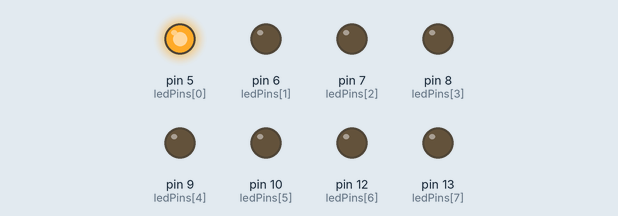
A sketch run on a simulated Arduino Uno, built with avr-gcc and run on an emulated ATmega328P. On the bench: output pins drawn as LEDs (lit = HIGH).

Above: at 0.05 s.
At 0.65 s:
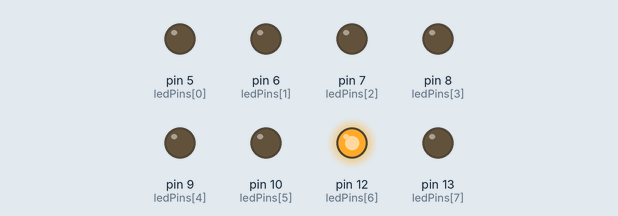
At 1.25 s:
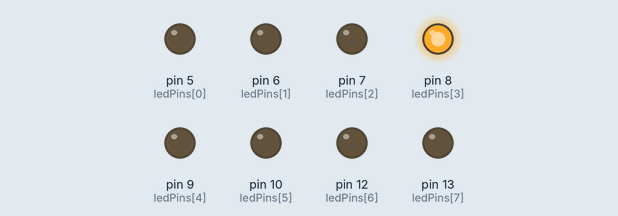
At 1.75 s:
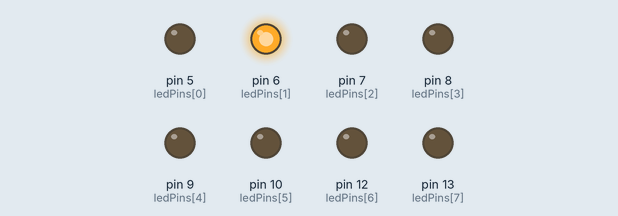
At 2.4 s:
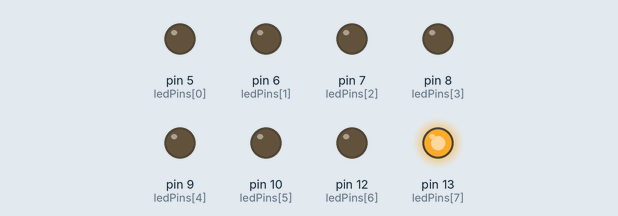
At 3.45 s:
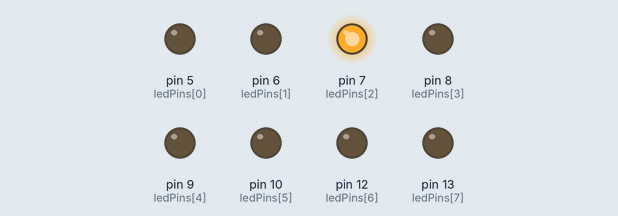
Timing chart, 0 to 3.8 s (numbered marks = the images above):
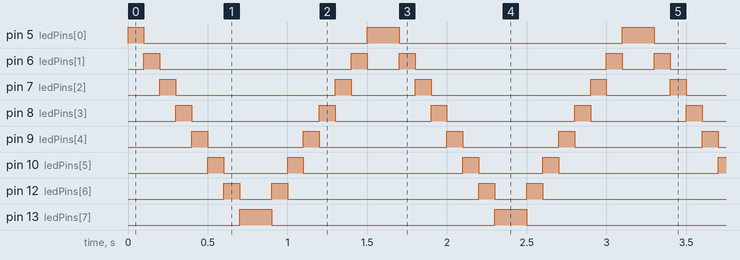

Measured:
- by itself, pin 5 (ledPins[0]): repeats every 1.6 s: LOW 1.4 s, HIGH 0.20 s
- by itself, pin 6 (ledPins[1]): repeats every 1.6 s: LOW 1.2 s, HIGH 0.10 s, LOW 0.20 s, HIGH 0.10 s
- by itself, pin 7 (ledPins[2]): repeats every 1.6 s: LOW 1.0 s, HIGH 0.10 s, LOW 0.40 s, HIGH 0.10 s
- by itself, pin 8 (ledPins[3]): repeats every 1.6 s: LOW 0.80 s, HIGH 0.10 s, LOW 0.60 s, HIGH 0.10 s
- by itself, pin 9 (ledPins[4]): repeats every 1.6 s: LOW 0.60 s, HIGH 0.10 s, LOW 0.80 s, HIGH 0.10 s
- by itself, pin 10 (ledPins[5]): repeats every 1.6 s: LOW 0.40 s, HIGH 0.10 s, LOW 1.0 s, HIGH 0.10 s
- by itself, pin 12 (ledPins[6]): repeats every 1.6 s: LOW 0.20 s, HIGH 0.10 s, LOW 1.2 s, HIGH 0.10 s
- by itself, pin 13 (ledPins[7]): alternates HIGH for 0.20 s and LOW for 1.4 s

The sketch:

larson_scanner.ino
```cpp
int ledPins[] = {5, 6, 7, 8, 9,10,12,13};
int delayTime = 100;

void setup() {
  for (int i = 0; i < 8; i++) {
    pinMode(ledPins[i], OUTPUT);
  }
}

void loop() {
  for (int i = 0; i < 8; i++) {
    digitalWrite(ledPins[i], HIGH);
    delay(delayTime);
    digitalWrite(ledPins[i], LOW);
  }

  for (int i = 7; i >= 0; i--) {
    digitalWrite(ledPins[i], HIGH);
    delay(delayTime);
    digitalWrite(ledPins[i], LOW);
  }
}
```
